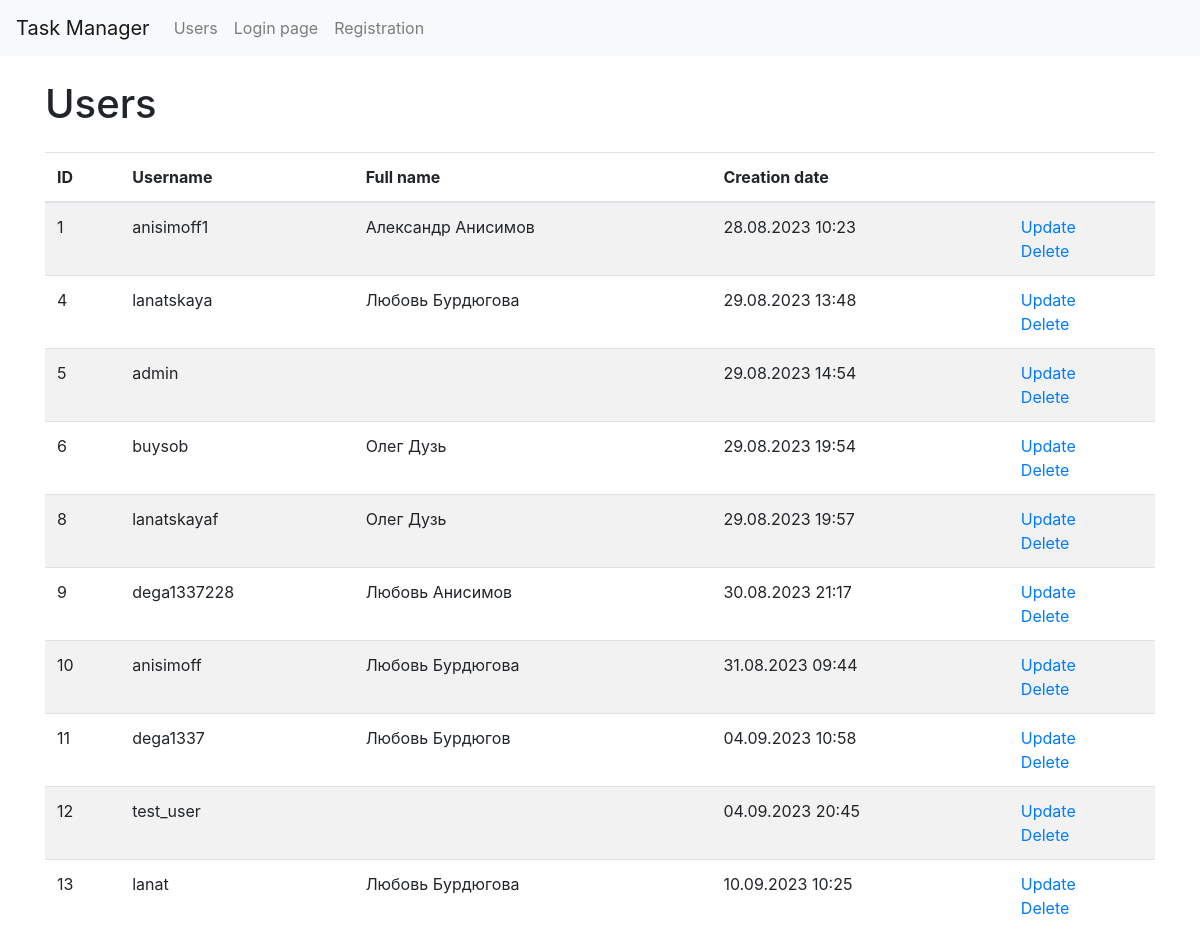
/users/, run on an earlier commit of the app's database.
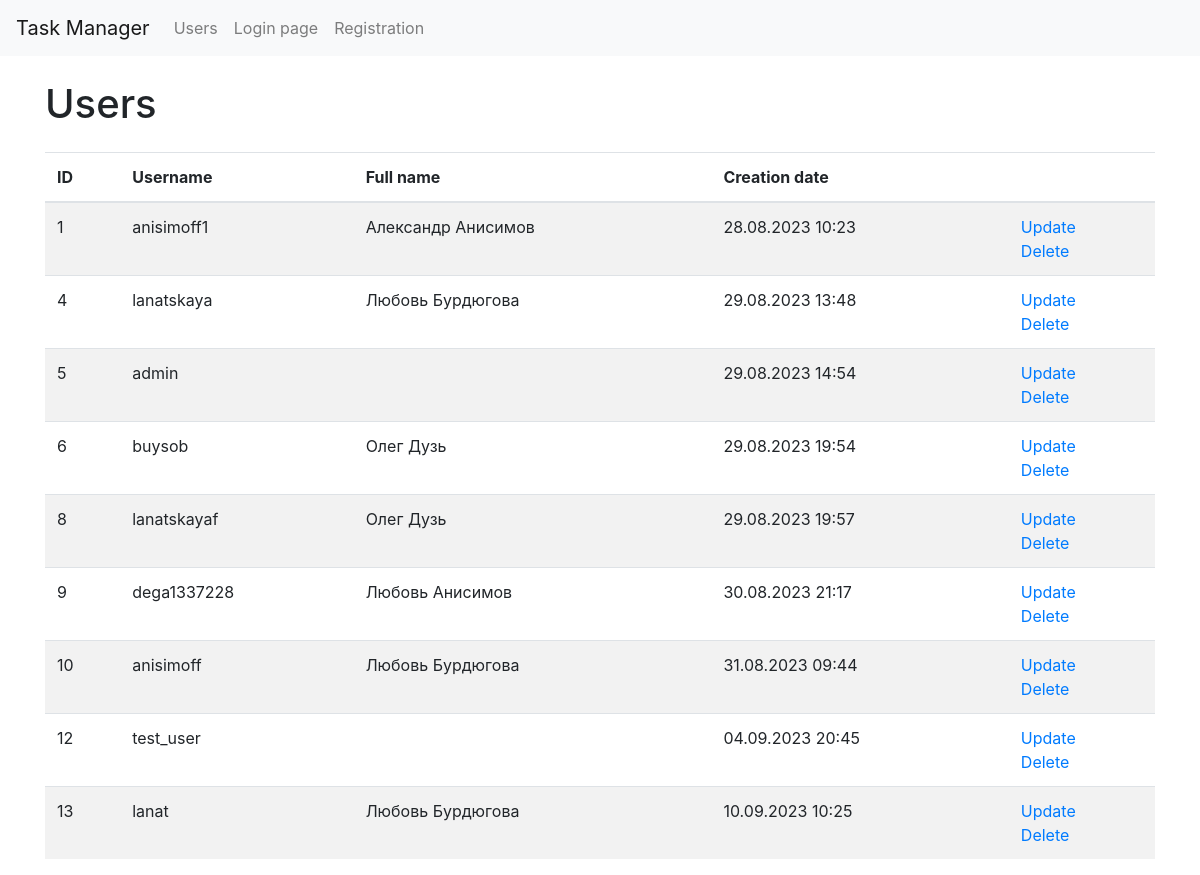
And on a later commit of the database.
### users/models.py (models this page shows, shortened)
class CustomUsers(AbstractUser):
    first_name = models.CharField(max_length=255, default="")
    last_name = models.CharField(max_length=255, default="")

### users/views.py (the view)
# urls.py: path('', UserList.as_view(), name="users_list"),
class UserList(DataMixin, ListView):
    model = CustomUsers
    template_name = "users/users_list.html"
    context_object_name = "users"
    def get_context_data(self, *, object_list=None, **kwargs):
        context = super().get_context_data(**kwargs)
        c_def = self.get_user_context(title=_("Users"))
        return context | c_def
    def get_queryset(self):
        return CustomUsers.objects.all()

### task_manager/utils.py (called while the page is built)
    def get_user_context(self, **kwargs):
        context = kwargs
        user_menu = menu.copy()
        if self.request.user.is_authenticated:
            user_menu.pop(4)
            user_menu.pop(4)
        if not self.request.user.is_authenticated:
            user_menu.pop(1)
            user_menu.pop(1)
            user_menu.pop(1)
            user_menu.pop(3)
        context['menu'] = user_menu
        return context

### task_manager/templates/users/users_list.html (shortened to what this page needs)
{% extends 'layout.html' %}
{% load bootstrap4 %}
{% block content %}
{% load i18n %}
<div class="container wrapper flex-grow-1">
    <h1 class="my-4">{% trans "Users" %}</h1>
    <table class="table table-striped">
        <thead>
            <tr>
                <th>ID</th>
                <th>{% trans "Username" %}</th>
                <th>{% trans "Full name" %}</th>
                <th>{% trans "Creation date" %}</th>
                <th></th>
            </tr>
        </thead>
        <tbody>
            {% for user in users %}
            <tr>
                <td> {{ user.id }} </td>
                <td> {{ user.username }} </td>
                <td> {{ user.first_name}} {{ user.last_name }} </td>
                <td> {{ user.date_joined|date:"d.m.Y H:i" }} </td>
                <td>
                    <a href="{% url "users_update" user.id %}">{% trans "Update" %}</a>
                    <br>
                    <a href="{% url "users_delete" user.id %}">{% trans "Delete" %}</a>
                </td>
            </tr>
            {% endfor %}
        </tbody>
    </table>
</div>
{% endblock %}

What changed in the data, as far as the page shows it:
removed CustomUsers: id "11", username "dega1337", first_name "Любовь", last_name "Бурдюгов", date_joined "04.09.2023 10:58"
